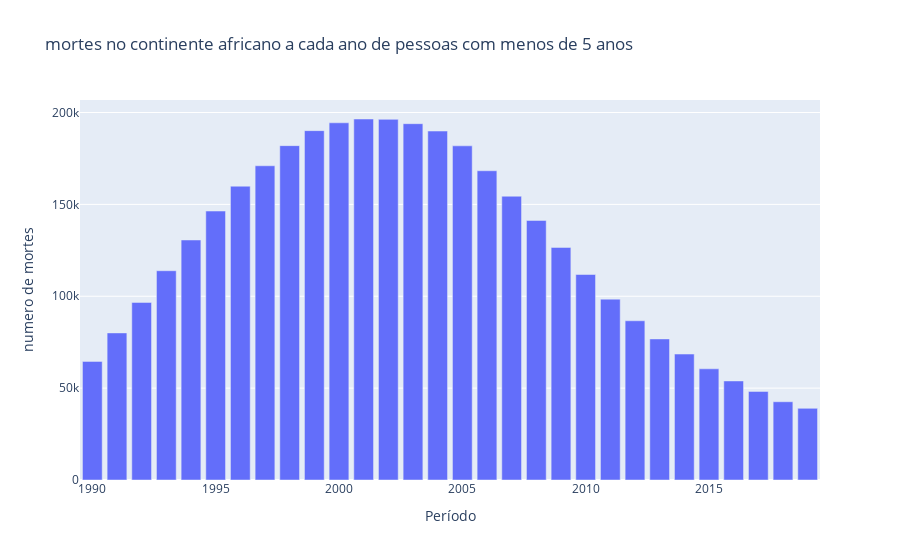

The notebook cell saved with this chart:
### Code cell
data = [go.Bar(x=africa_df['Year'].values,
               y=soma_por_ano_africa['Deaths - HIV/AIDS - Sex: Both - Age: Under 5 (Number)'])]
               

#criando layout
configuracoes_layout = go.Layout(title='mortes no continente africano a cada ano de pessoas com menos de 5 anos',
                                 yaxis={'title': 'numero de mortes'},
                                 xaxis={'title': 'Período'})

#objeto figura

fig1 = go.Figure(data=data, layout=configuracoes_layout)

#plotando o grafico
py.iplot(fig1)

### Figure 1 — Plotly figure (JSON) as saved in the notebook; plotly's stock layout.template omitted (floating-point values rounded to 4 significant figures; data arrays with more than 128 entries replaced by an {"elided": "..."} marker saying what was removed)
{"data": [{"type": "bar", "x": {"elided": "1500 int values"}, "y": [64550, 80050, 96649, 113895, 130618, 146367, 159897, 171005, 181966, 190132, 194400, 196463, 196269, 193915, 189906, 181855, 168302, 154440, 141259, 126576, 111829, 98429, 86657, 76773, 68547, 60508, 53908, 48200, 42590, 38992]}], "layout": {"title": {"text": "mortes no continente africano a cada ano de pessoas com menos de 5 anos"}, "xaxis": {"title": {"text": "Período"}}, "yaxis": {"title": {"text": "numero de mortes"}}}}
